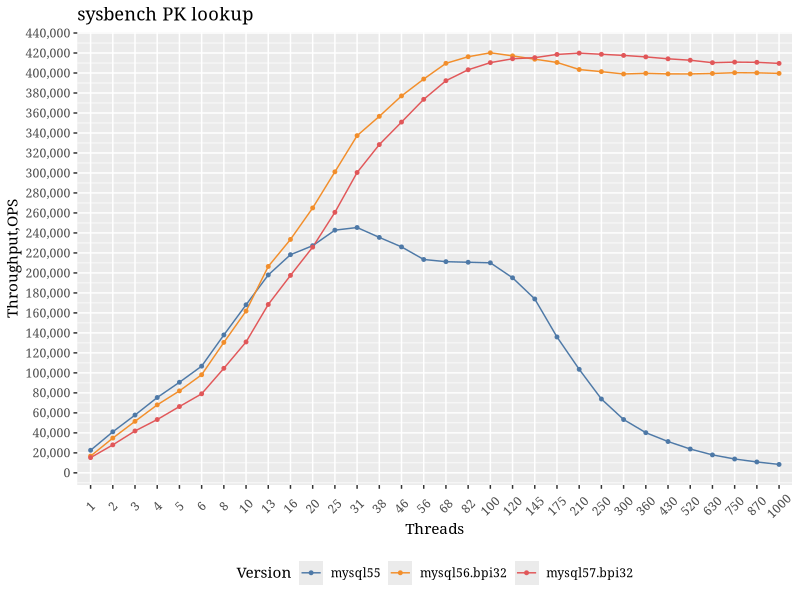
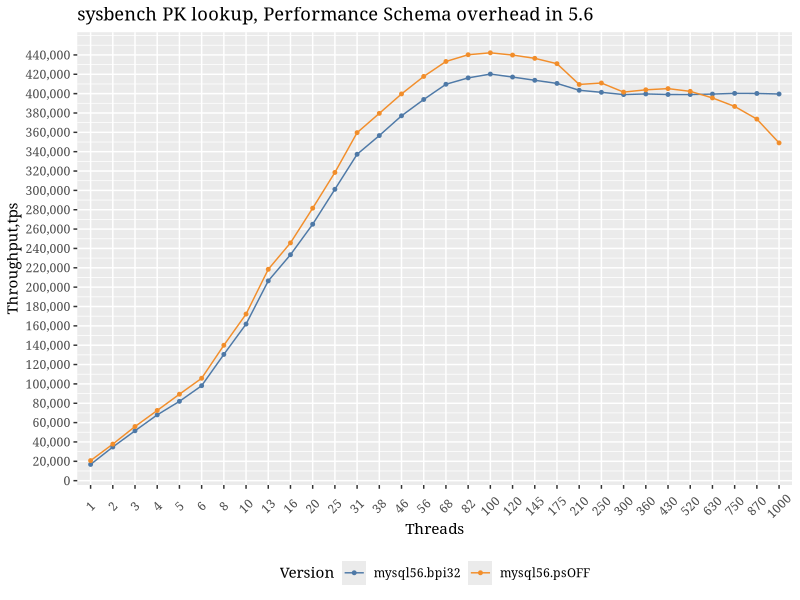
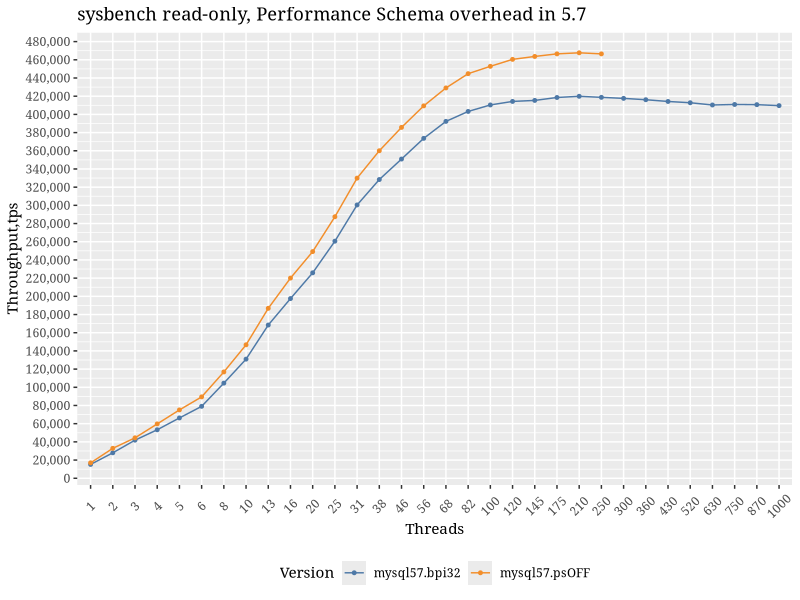

R code for these plots, in order: (Note: this script raises an error after producing the figures.)
## ---- chunk 1
knitr::opts_chunk$set(echo = TRUE)
library(ggplot2)
library(ggthemes)
library(reshape2)
library(knitr)

tm<-theme(legend.position="bottom",
          text=element_text(family="Georgia"),
          strip.background = element_rect(colour="red", fill="#CCCCFF"))

guides(colour = guide_legend(override.aes = list(size=4)))

data = read.table("../summary.csv",sep=",",header=F)
data1=subset(data,V1>100)
attach(data1)
aggdata <-aggregate(data1, by=list(V4,V5),FUN=mean, na.rm=TRUE)
## ---- chunk 2
ss=subset(aggdata,(Group.2<=1000)&(Group.1 %in% c("mysql55","mysql56.bpi32","mysql57.bpi32") ))
#ss=subset(aggdata)

m <- ggplot(ss, 
            aes(x=as.factor(Group.2),y=as.numeric(V2),color=as.factor(Group.1),group=Group.1))
m+geom_line()+geom_point(size=1)+labs(x="Threads",y="Throughput,OPS",title="sysbench PK lookup")+scale_color_tableau(name="Version")+scale_y_continuous(breaks=seq(0, 450000, 20000),labels = scales::comma)+theme(axis.text.x  = element_text(angle=45, vjust=0.5))+tm
## ---- chunk 3
ss=subset(aggdata,(Group.2<=1000)&(Group.1 %in% c("mysql56.psOFF","mysql56.bpi32","mysql56.tiRC.no-perf-schema-compiled") ))
#ss=subset(aggdata)

m <- ggplot(ss, 
            aes(x=as.factor(Group.2),y=as.numeric(V2),color=as.factor(Group.1),group=Group.1))
m+geom_line()+geom_point(size=1)+labs(x="Threads",y="Throughput,tps",title="sysbench PK lookup, Performance Schema overhead in 5.6")+scale_color_tableau(name="Version")+scale_y_continuous(breaks=seq(0, 450000, 20000),labels = scales::comma)+theme(axis.text.x  = element_text(angle=45, vjust=0.5))+tm
## ---- chunk 4
ss=subset(aggdata,(Group.2<=1000)&(Group.1 %in% c("mysql57.bpi32","mysql57.psOFF","mysql57.tiRC.psALL_ON","mysql57.tiRC.no-perf-schema-compiled","mysql57.PS-CONS-ALL") ))
#ss=subset(aggdata)

m <- ggplot(ss, 
            aes(x=as.factor(Group.2),y=as.numeric(V2),color=as.factor(Group.1),group=Group.1))
m+geom_line()+geom_point(size=1)+labs(x="Threads",y="Throughput,tps",title="sysbench read-only, Performance Schema overhead in 5.7")+scale_color_tableau(name="Version")+scale_y_continuous(breaks=seq(0, 490000, 20000),labels = scales::comma)+theme(axis.text.x  = element_text(angle=45, vjust=0.5))+tm
## ---- chunk 5
Res<-data.frame(aggdata$Group.1, aggdata$Group.2, aggdata$V2)

wide_format <- dcast(subset(Res, is.element(aggdata.Group.1,c("mysql57.bpi32","mysql57.psOFF","mysql57.tiRC.psALL_ON","mysql57.tiRC.no-perf-schema-compiled","mysql57.PS-CONS-ALL","mysql57.PS-CONS-ALL") )), aggdata.Group.2 ~ aggdata.Group.1)


ss=subset(aggdata,(Group.2<=1000)&(Group.1 %in% c("mysql57.bpi32","mysql57.psOFF","mysql57.tiRC.psALL_ON","mysql57.tiRC.no-perf-schema-compiled") ))
#ss=subset(aggdata)
wide_format$`psOFF` = wide_format$`mysql57.psOFF`/wide_format$`mysql57.bpi32`
wide_format$`no-perf-schema-compiled` = wide_format$`mysql57.tiRC.no-perf-schema-compiled`/wide_format$`mysql57.bpi32`
wide_format$`psALL_ON` = wide_format$`mysql57.tiRC.psALL_ON`/wide_format$`mysql57.bpi32`
wide_format$`ps_CONSUMER_ALL_ON` = wide_format$`mysql57.PS-CONS-ALL`/wide_format$`mysql57.bpi32`
#wide_format$`MySQL 5.5 / MySQL 5.7` = wide_format$`MySQL 5.5`/wide_format$`MySQL 5.7`
#wide_format$`MySQL 5.6 / MySQL 5.7` = wide_format$`MySQL 5.6`/wide_format$`MySQL 5.7`
dat_m <- melt(subset(wide_format,!is.na(psALL_ON)), id.vars = "aggdata.Group.2", measure.vars=c("psOFF","no-perf-schema-compiled","psALL_ON","ps_CONSUMER_ALL_ON"))

m <- ggplot(dat_m, 
            aes(x=as.factor(aggdata.Group.2),y=as.numeric(value),group=variable))
m+geom_bar(stat = "identity",position = "dodge",aes(fill = as.factor(variable)))+geom_hline(yintercept=1)+geom_text(aes(label=format(value, digits=2, nsmall=2), 
                hjust=1), 
            position = position_dodge(width=0.9),size=3,angle = 90)+labs(x="Threads",y="relative performance",title="sysbench read-only, Performance Schema overhead in 5.7")+scale_fill_tableau(name="Version")+scale_y_continuous(breaks=seq(0, 1.5, 0.1),labels = scales::comma)+theme(axis.text.x  = element_text(angle=45, vjust=0.5))+tm
## ---- chunk 6
ss=subset(aggdata,(Group.2<=1000)&(Group.1 %in% c("mysql57.short","mysql57.imON") ))
#ss=subset(aggdata)

m <- ggplot(ss, 
            aes(x=as.factor(Group.2),y=as.numeric(V2),color=as.factor(Group.1),group=Group.1))
m+geom_line()+labs(x="Threads",y="Throughput,tps",title="sysbench read-only, INNODB_METRICS overhead in 5.7")+scale_color_tableau(name="Version")+scale_y_continuous(labels = scales::comma)
## ---- chunk 7

Res<-data.frame(aggdata$Group.1, aggdata$Group.2, aggdata$V2)

#wide_format <- dcast(subset(Res,((aggdata.Group.1=="mysql55.itc75") | (aggdata.Group.1=="mysql56.itc75") | (aggdata.Group.1=="mysql57"))), aggdata.Group.2 ~ aggdata.Group.1)
wide_format <- dcast(subset(Res, is.element(aggdata.Group.1,c("mysql55","mysql56.bpi32","mysql57.bpi32","mysql56.psOFF","mysql57.psOFF") )), aggdata.Group.2 ~ aggdata.Group.1)

names(wide_format)<-c("Threads","MySQL 5.5","MySQL 5.6","MySQL 5.6 Perf_schema OFF","MySQL 5.7","MySQL 5.7 Perf_schema OFF")
#wide_format$`MySQL 5.5 / MySQL 5.6` = wide_format$`MySQL 5.5`/wide_format$`MySQL 5.6`
#wide_format$`MySQL 5.5 / MySQL 5.7` = wide_format$`MySQL 5.5`/wide_format$`MySQL 5.7`
#wide_format$`MySQL 5.6 / MySQL 5.7` = wide_format$`MySQL 5.6`/wide_format$`MySQL 5.7`
kable(wide_format, digits=2)
